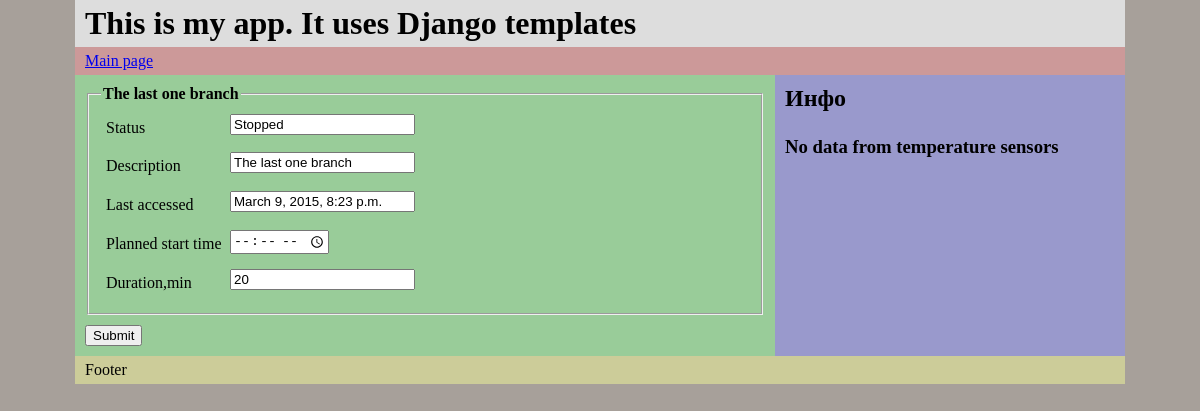
Page /branch/5/ on the committed database.
### watering/models.py (models this page shows, shortened)
class Branch(models.Model):
    leg = models.IntegerField(default=-1,max_length=2)
    descr = models.CharField(max_length=30)
    status = models.ForeignKey(Status)
    t_start_plan = models.TimeField(null=True, blank=True)
    t_start_fact = models.TimeField(null=True, blank=True)
    t_end_plan = models.TimeField(null=True, blank=True)
    t_end_fact = models.TimeField(null=True, blank=True)
    duration = models.IntegerField(default=30)
    monday = models.BooleanField(default=False)
    tuesday = models.BooleanField(default=False)
    wednesday = models.BooleanField(default=False)
    thursday = models.BooleanField(default=False)
    friday = models.BooleanField(default=False)
    saturday = models.BooleanField(default=False)
    sunday = models.BooleanField(default=False)
    last_accessed = models.DateTimeField(null=True)

class Status(models.Model):
    name = models.CharField(max_length=15)
    descr = models.CharField(max_length=30)
    def __str__(self):
        return self.descr

### watering/views/watering_view.py (the view)
# urls.py: url(r'^branch/(?P<pk>\d+)/$', BranchDetail.as_view(), name='branch-detail'),
class BranchDetail(DetailView, UpdateView):
    model = Branch
    context_object_name = 'branch'
    template_name = "watering/base_watering_branch_details.html"
    fields = ['descr', 't_start_plan', 'duration']
    def get_object(self):
        object = super(BranchDetail, self).get_object()
        object.last_accessed = timezone.now()
        object.save()
        return object

### templates/watering/base_watering_branch_details.html (shortened to what this page needs)
{% extends "watering/base_watering.html" %}
{% block header %}
    This is my app. It uses Django templates
{% endblock %}
{% block main %}
    <form class="cmxform" action="save" method="post">
        <fieldset>
            <legend>{{ branch.descr }}</legend>
            <ol>
                <li>
                    <label for="id_status">Status</label>
                    <input id="id_status" type="text" value="{{ branch.status }}" readonly="true"/>
                </li>
                <li>
                    <label for="id_descr">Description</label>
                    <input id="id_descr" name="descr" value="{{ branch.descr }}" type="text"/>
                </li>
                <li>
                    <label for="id_last_accessed">Last accessed</label>
                    <input id="id_last_accessed" value="{{ branch.last_accessed }}"/>
                </li>
                <li>
                    <label for="id_t_start">Planned start time</label>
                    <input id="id_t_start" value="{{ branch.t_start_plan }}" type="time"/>
                </li>
                <li>
                    <label for="id_duration">Duration,min</label>
                    <input id="id_duration" name='duration' value="{{ branch.duration }}" type="text"/>
                </li>
            </ol>
        </fieldset>
        <input type="submit" value="Submit"/>
    </form>
{% endblock %}

### watering/static/style.css (style rules this page uses)
body, html { margin: 0; padding: 0; color: #000; background: #a7a09a; }
form.cmxform fieldset { margin-bottom: 10px; }
form.cmxform legend { padding: 0 2px; font-weight: bold; }
form.cmxform label { display: inline-block; line-height: 1.8; vertical-align: top; }
form.cmxform fieldset ol { margin: 0; padding: 0; }
form.cmxform fieldset li { list-style: none; padding: 5px; margin: 0; }
form.cmxform label { width: 120px; }

### rows in the picture
Branch: descr "The last one branch", status "Stopped", last_accessed "March 9, 2015, 8:23 p.m.", duration "20"
